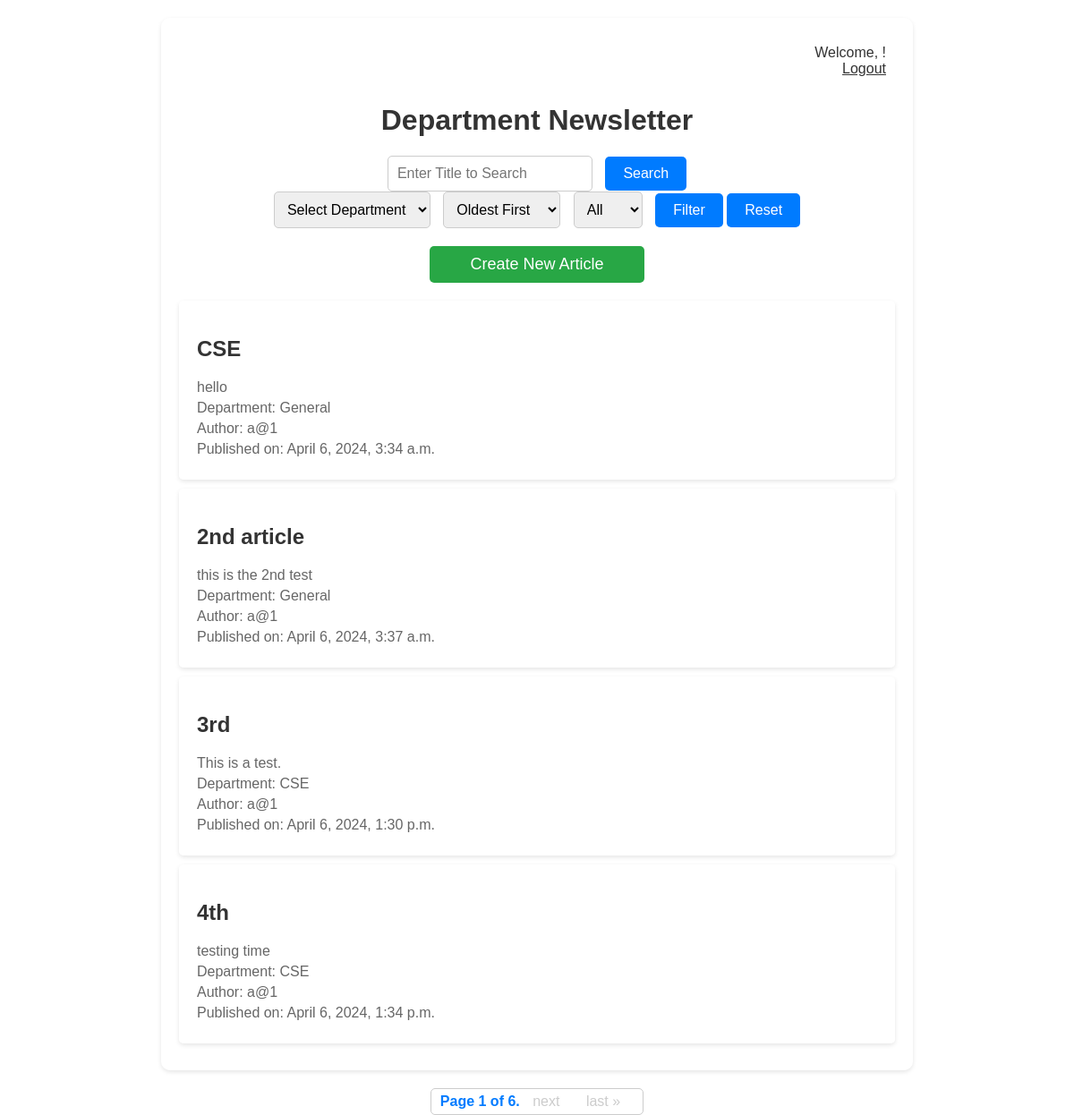
The app's page /, older data.
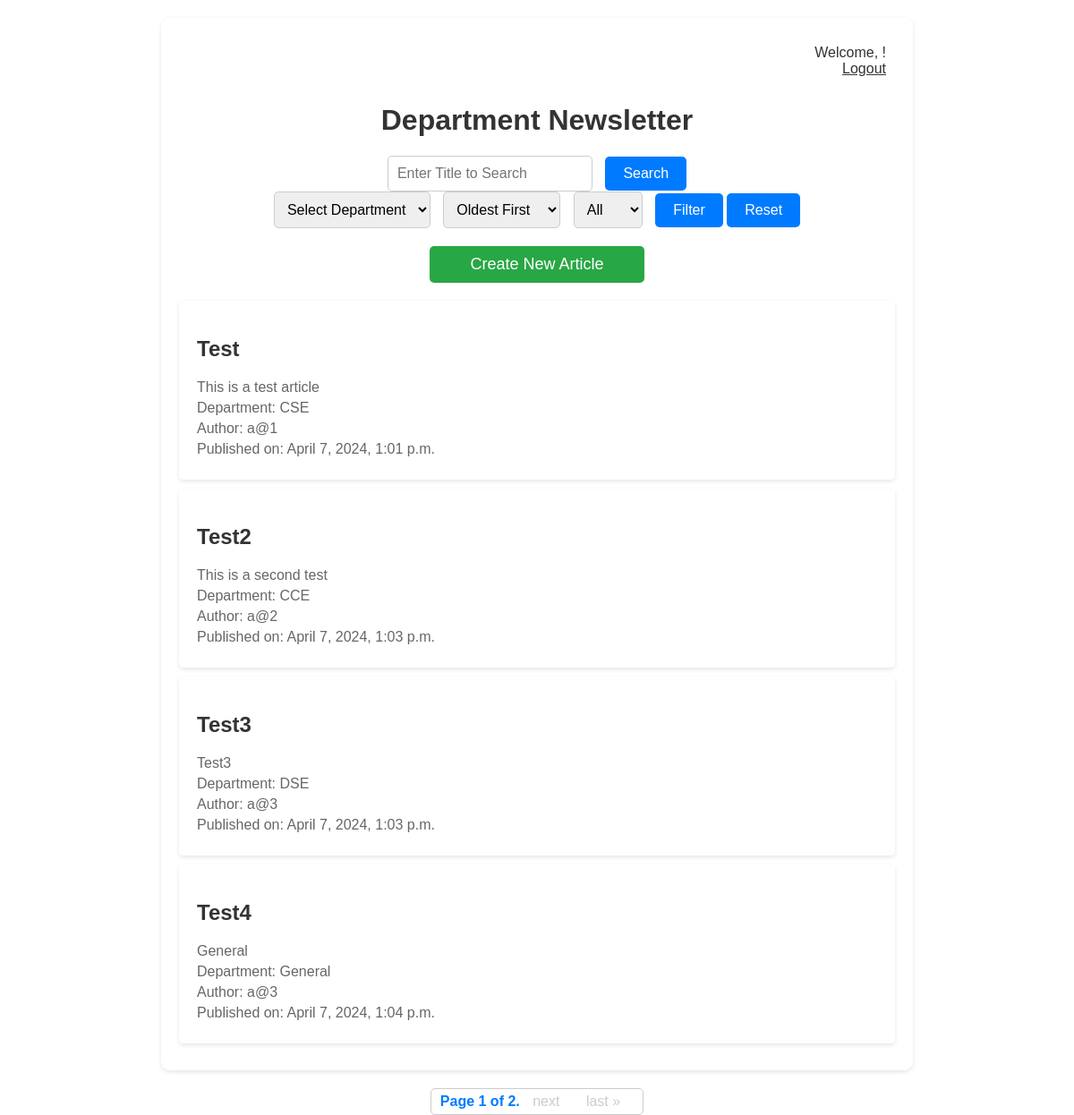
The same page, newer data.
### newsletter/models.py (models this page shows, shortened)
class Article(models.Model):
    title = models.CharField(max_length=200)
    content = models.TextField()
    author = models.ForeignKey(User, on_delete=models.CASCADE)
    created_at = models.DateTimeField(auto_now_add=True)
    department = models.ForeignKey(Department, on_delete=models.CASCADE, default=default_department)

class Department(models.Model):
    name = models.CharField(max_length=100)

### newsletter/views.py (the view)
# urls.py: path('', views.index, name='index'),
def index(request):
    selected_department = request.GET.get('department')
    search_query = request.GET.get('search')
    sort_order = request.GET.get('sort')  # Get the selected sort order
    filter_by = request.GET.get('filter_by')  # Get the selected filter option
    user = request.user  # Get the current user
    articles_list = Article.objects.all()
    departments = Department.objects.all()  # Retrieve all departments
    if selected_department:
        articles_list = articles_list.filter(department_id=selected_department)
    if search_query:
        articles_list = articles_list.filter(title__icontains=search_query)
    if sort_order == 'oldest':  # If oldest sort order is selected
        articles_list = articles_list.order_by('created_at')
    elif sort_order == 'newest':  # If newest sort order is selected
        articles_list = articles_list.order_by('-created_at')
    if filter_by == 'mine':
        articles_list = articles_list.filter(author=user)  # Filter articles uploaded by the current user
    paginator = Paginator(articles_list, 4)  # Show 4 articles per page
    page = request.GET.get('page')
    try:
        articles = paginator.page(page)
    except PageNotAnInteger:
        articles = paginator.page(1)
    except EmptyPage:
        articles = paginator.page(paginator.num_pages)
    return render(request, 'index.html', {'articles': articles, 'selected_department': selected_department, 'search_query': search_query, 'departments': departments, 'filter_by': filter_by})

### templates/index.html (shortened to what this page needs)
<!DOCTYPE html>
<html lang="en">
<head>
</head>
<body>
    <div class="container">
        <div class="header">
            <p>Welcome, {{ user.username }}!</p>
            <p class="logout-link" onclick="window.location.href='{% url 'login' %}'">Logout</p>
        </div>
        <h1 class="title">Department Newsletter</h1>
        <div class="form-container">
            <form method="GET" action="{% url 'index' %}">
                <input type="text" name="search" placeholder="Enter Title to Search" value="{% if search_query %}{{ search_query }}{% endif %}">
                <button type="submit">Search</button>
            </form>
            <form method="GET" action="{% url 'index' %}">
                 <select name="department">
                    <option value="" {% if not selected_department %}selected{% endif %}>Select Department</option>
                </select>
                <select name="sort">
                    <option value="oldest" {% if sort_order == 'oldest' %}selected{% endif %}>Oldest First</option>
                </select>
                <select name="filter_by">
                    <option value="">All</option>
                </select>
                <button type="submit">Filter</button>
                <button type="button" onclick="window.location.href='{% url 'index' %}'">Reset</button>
            </form>
        </div>
        <a href="{% url 'create_article' %}" class="create-link">Create New Article</a>
        <ul class="articles">
            {% for article in articles %}
                <li class="article">
                    <h2>{{ article.title }}</h2>
                    <p>{{ article.content }}</p>
                    <p>Department: {{ article.department.name }}</p>
                    <p>Author: {{ article.author.username }}</p>
                    <p>Published on: {{ article.created_at }}</p>
                </li>
            {% endfor %}
        </ul>
    </div>
    <div class="pagination">
        <span class="step-links">
            <span class="current">
                Page {{ articles.number }} of {{ articles.paginator.num_pages }}.
            </span>
            {% if articles.has_next %}
                <a href="?page={{ articles.next_page_number }}">next</a>
                <a href="?page={{ articles.paginator.num_pages }}">last &raquo;</a>
            {% endif %}
        </span>
    </div>
</body>
</html>

### templates/index.html (style rules this page uses)
body { font-family: Arial, sans-serif; margin: 0; padding: 0; box-sizing: border-box; background-image: url('https://free4kwallpapers.com/uploads/originals/2019/07/10/topography-wallpaper.jpg'); background-size: cover; background-position: center; }
.container { max-width: 800px; margin: 20px auto; padding: 20px; background-color: rgba(255, 255, 255, 0.8); border-radius: 10px; box-shadow: 0 2px 5px rgba(0, 0, 0, 0.1); }
.header { text-align: right; padding: 10px; }
.header p { font-size: 16px; margin: 0; color: #333; }
.logout-link { text-decoration: underline; color: #28a745; cursor: pointer; }
.title { color: #333; text-align: center; margin-top: 20px; }
.form-container { text-align: center; margin-top: 20px; }
.form-container input[type="text"], .form-container select { padding: 10px; font-size: 16px; border: 1px solid #ccc; border-radius: 5px; margin-right: 10px; }
.form-container button { padding: 10px 20px; font-size: 16px; background-color: #007bff; color: #fff; border: none; border-radius: 5px; cursor: pointer; transition: background-color 0.3s ease; }
.create-link { display: block; text-align: center; margin: 20px auto; text-decoration: none; font-size: 18px; color: #fff; background-color: #28a745; padding: 10px 20px; border-radius: 5px; transition: background-color 0.3s ease; width: 200px; }
.articles { list-style-type: none; padding: 0; margin: 0; }
.article { background-color: rgba(255, 255, 255, 0.9); padding: 20px; margin: 10px 0; border-radius: 5px; box-shadow: 0 2px 5px rgba(0, 0, 0, 0.1); }
.article h2 { color: #333; }
.article p { color: #666; margin: 5px 0; }
.pagination { margin-top: 20px; text-align: center; }
.step-links { display: inline-block; border: 1px solid #ccc; padding: 5px 10px; border-radius: 5px; }
.step-links a { padding: 5px 10px; text-decoration: none; color: #ccc; margin-right: 5px; }
.current { font-weight: bold; color: #007bff; }

Row changes from the older to the newer data that the page shows:
removed Article: title "CSE", content "hello", department.name "General", author.username "a@1", created_at "April 6, 2024, 3:34 a.m."
removed Article: title "2nd article", content "this is the 2nd test", department.name "General", author.username "a@1", created_at "April 6, 2024, 3:37 a.m."
removed Article: title "3rd", content "This is a test.", department.name "CSE", author.username "a@1", created_at "April 6, 2024, 1:30 p.m."
removed Article: title "4th", content "testing time", department.name "CSE", author.username "a@1", created_at "April 6, 2024, 1:34 p.m."
added Article: title "Test", content "This is a test article", department.name "CSE", author.username "a@1", created_at "April 7, 2024, 1:01 p.m."
added Article: title "Test2", content "This is a second test", department.name "CCE", author.username "a@2", created_at "April 7, 2024, 1:03 p.m."
added Article: title "Test3", content "Test3", department.name "DSE", author.username "a@3", created_at "April 7, 2024, 1:03 p.m."
added Article: title "Test4", content "General", department.name "General", author.username "a@3", created_at "April 7, 2024, 1:04 p.m."
Text that changed along with them:
{{ articles.paginator.num_pages }}: "6" → "2"
